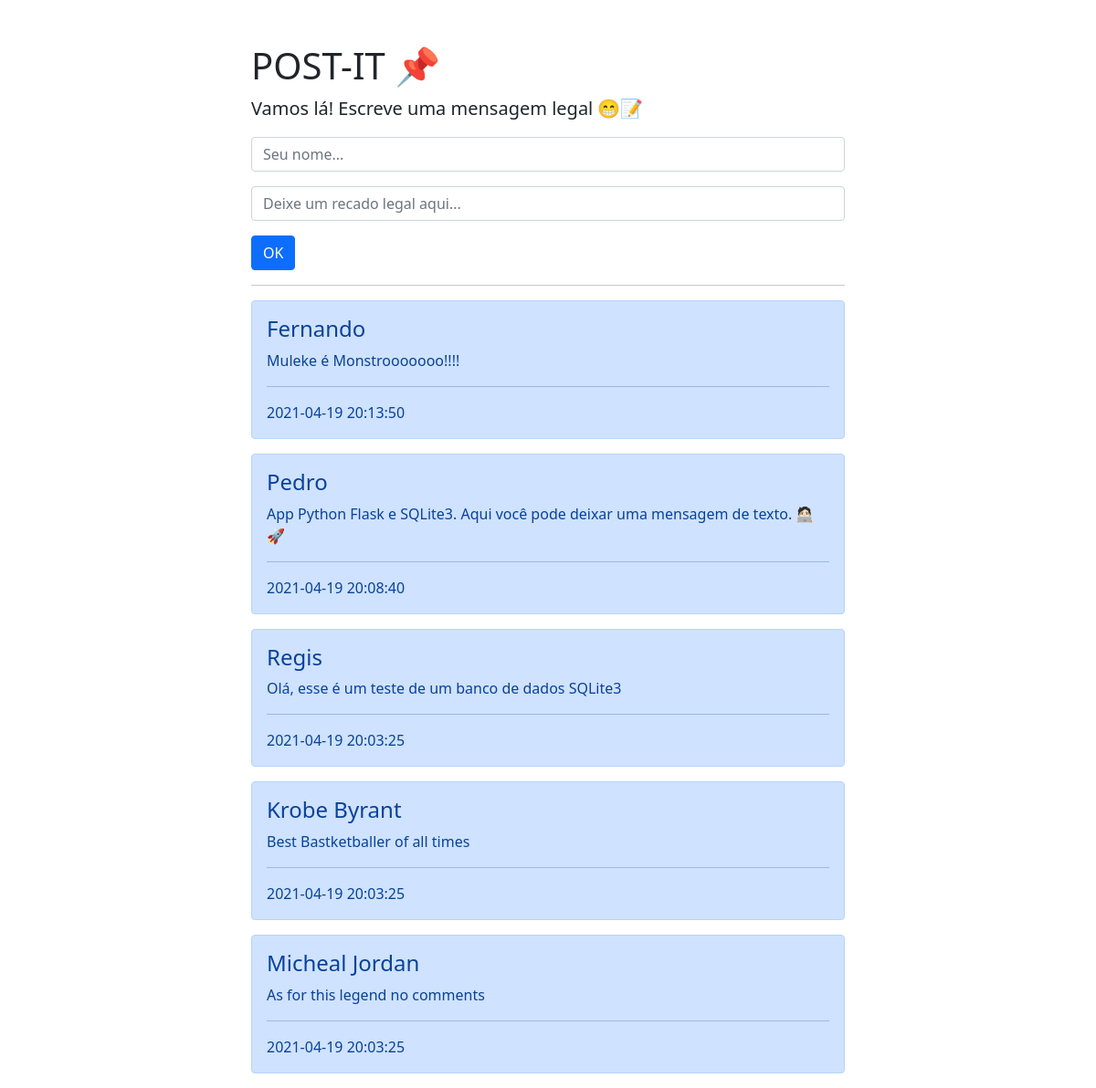
The app's page /, older data.
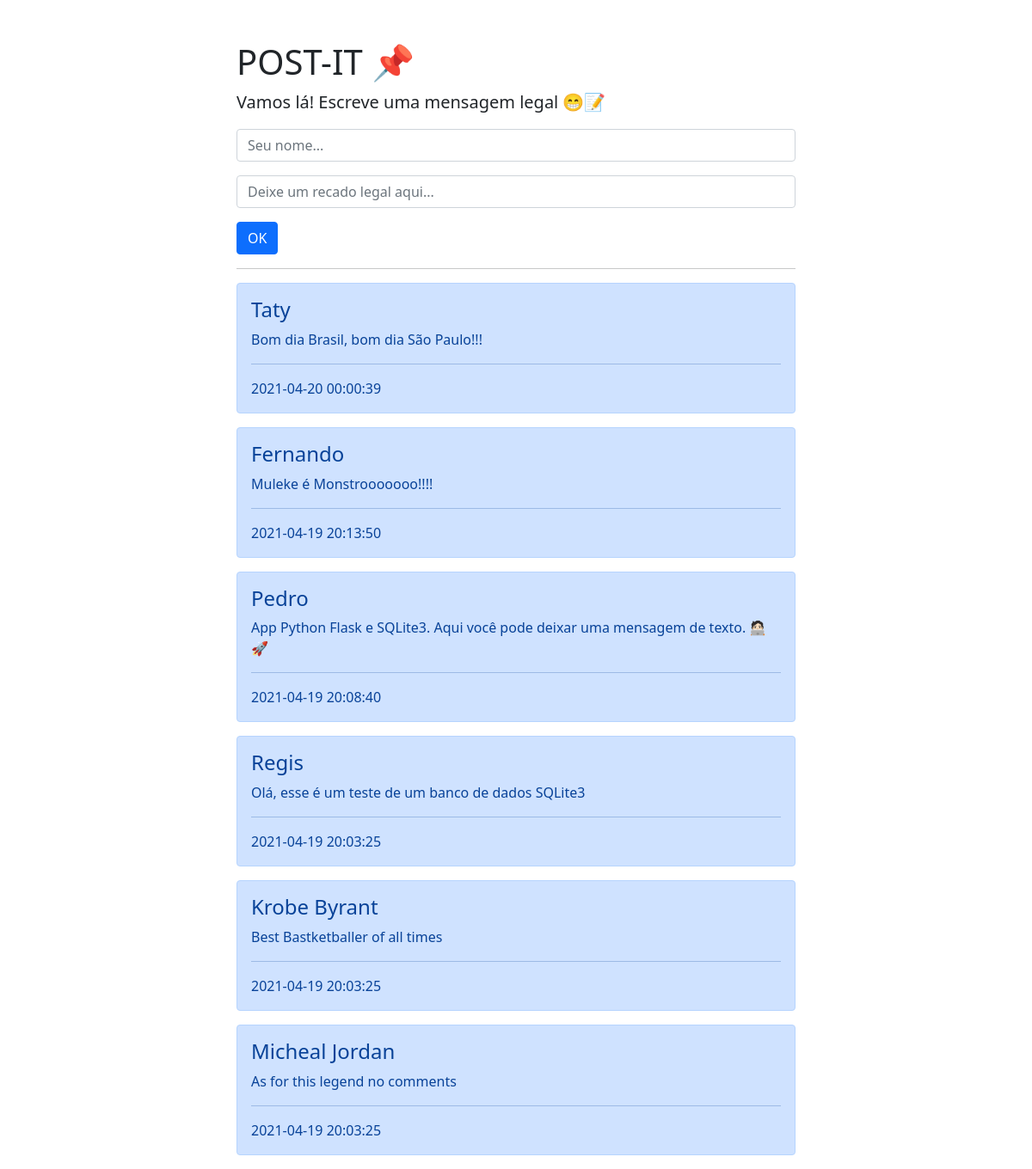
The same page, newer data.
### tables this page shows
CREATE TABLE post (
        id INTEGER NOT NULL PRIMARY KEY AUTOINCREMENT,
        nome TEXT NOT NULL,
        mensagem TEXT NOT NULL,
        criado_em DATETIME DEFAULT CURRENT_TIMESTAMP
);

### app.py (the view)
@app.route("/")
def home():
    try:
        rows = consult()
        print("Efetuando consulta no SQLite.")
        return render_template('index.html', posts = rows, show_modal=False )
    except Exception as e:
        print(e)

### app.py (called while the page is built)
def consult():
    conn = sqlite3.connect('post-it-database.db')
    conn.row_factory = sqlite3.Row
    curr = conn.cursor()
    curr.execute("SELECT nome, mensagem, datetime(criado_em,'localtime') as criado_em FROM post ORDER BY criado_em DESC")
    rows = curr.fetchall()
    return rows

### templates/index.html (shortened to what this page needs)
{% extends 'base.html' %}
{% block content %}
<main class="flex-shrink-0">
    <div class="container">
      <h1 class="mt-5">POST-IT 📌</h1>
      <p class="lead">Vamos lá! Escreve uma mensagem legal 😁📝</p>
        <form action="/salvar" method="POST">
          <div class="row g-3 align-items-center">
              <div class="form-group">
                <input type="text" class="form-control" id="inputname" name="nome" placeholder="Seu nome...">
              </div>
              <div class="form-group">
                <input type="text" class="form-control" id="inputmsg" name="mensagem" placeholder="Deixe um recado legal aqui...">
              </div>
              <div class="form-group">
              <button type="submit" class="btn btn-primary">OK</button>
              </div>
          </div>
        </form>
        <hr>
        <div>
          {% for post in posts %}
          <div class="alert alert-primary" role="alert">
            <h4 class="alert-heading">{{ post["nome"] }}</h4>
            <p>{{ post["mensagem"] }}</p>
            <hr>
            <p class="mb-0">{{ post["criado_em"] }}</p>
          </div>
          {% endfor %}
        </div>
    </div>
</main>
{% endblock content %}

Row changes from the older to the newer data that the page shows:
added post: nome "Taty", mensagem "Bom dia Brasil, bom dia São Paulo!!!", criado_em "2021-04-20 00:00:39"
